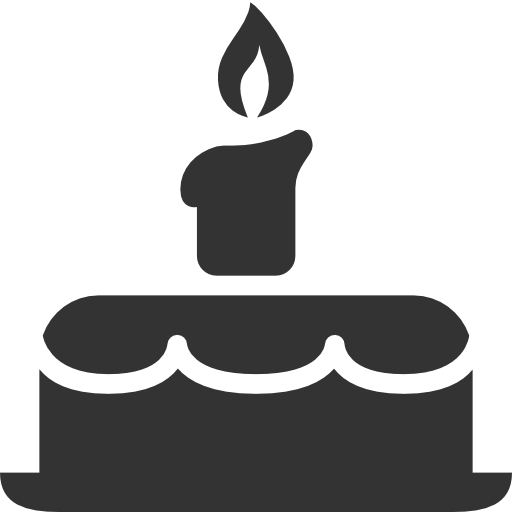
#> input picture birthday_cake.png, 512 x 512 px
$ python text-examples.py   (older library calls are emulated)
#> lines starting #> are read from the running program, lines starting #| are printed output that depends on the picture; after the words box and inside, x2 and y2 are one past the last pixel; in counts of white or black regions, pixels touching at a corner belong together
from PIL import Image, ImageDraw, ImageFont
import waveshare_epd

font = ImageFont.truetype(font="times", size=14, index=0, encoding='')
font_bold = ImageFont.truetype(font="timesbd", size=14, index=0, encoding='')

birthday_cake = Image.open("birthday_cake.png").resize((14,14), Image.ANTIALIAS)

Himage = Image.new('1', (296, 128), 255)  # 255: clear the frame
#> Himage: PIL image 296x128 1; every value is 1
draw = ImageDraw.Draw(Himage)
draw.text((20, 5), 'Events this week...', font=font_bold, fill = 0)
draw.text((20, 20), "Someone's birthday", font=font, fill = 0)
draw.line((20, 50, 70, 100), fill = 0)
draw.line((70, 50, 20, 100), fill = 0)
draw.rectangle((20, 50, 70, 100), outline = 0)
draw.line((165, 50, 165, 100), fill = 0)
draw.line((140, 75, 190, 75), fill = 0)
draw.arc((140, 50, 190, 100), 0, 360, fill = 0)
draw.rectangle((80, 50, 130, 100), fill = 0)
draw.chord((200, 50, 250, 100), 0, 360, fill = 0)

Himage.paste(birthday_cake, (5,20))
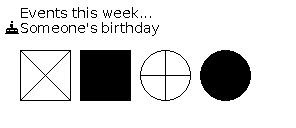
#> Himage: PIL image 296x128 1; 84.5% white; 42 black regions (17 under 20 px), largest, box (x1, y1, x2, y2) and area: (80, 50, 131, 101) 2601, (200, 50, 251, 101) 2025, (20, 50, 71, 101) 297

Himage.save("image.bmp")
